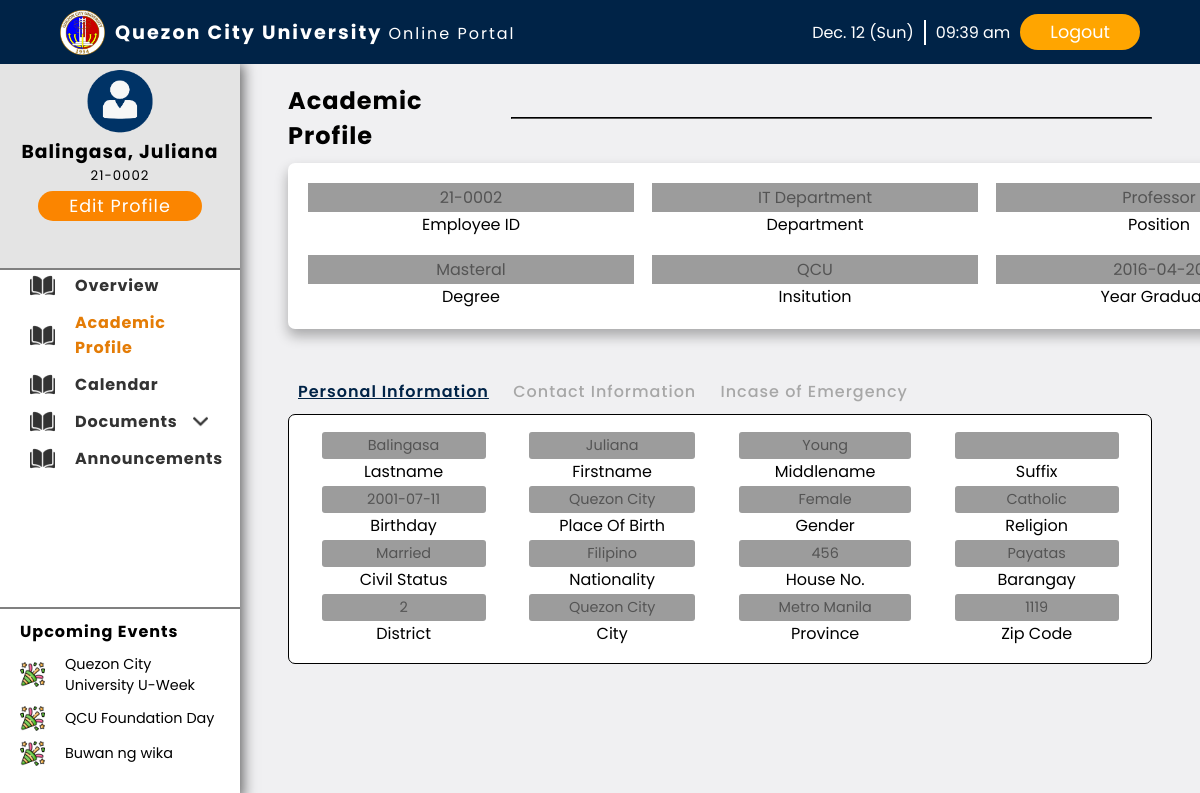
Screenshot of /Professor/profInfo.php (signed in) with the database file from the repository.
### tables this page shows
CREATE TABLE `professor_account` (
  `id` int(20) NOT NULL,
  `emp_id` varchar(20) NOT NULL,
  `password` varchar(16) NOT NULL,
  `email` varchar(255) NOT NULL,
  `fullname` varchar(55) NOT NULL,
  `profile` varchar(55) NOT NULL
);

CREATE TABLE `academic_profile` (
  `emp_id` varchar(10) NOT NULL,
  `DEPARTMENT` varchar(255) NOT NULL,
  `POSITION` varchar(255) NOT NULL,
  `EMPLOYMENT_STAT` varchar(255) NOT NULL,
  `DEGREE` varchar(255) NOT NULL,
  `INSTITUTION` varchar(255) NOT NULL,
  `YEAR GRADUATE` date NOT NULL,
  `FIELD` varchar(255) NOT NULL
);

CREATE TABLE `emergency_contact` (
  `emp_id` varchar(20) NOT NULL,
  `fullname` varchar(100) NOT NULL,
  `relation` varchar(50) NOT NULL,
  `contact_num` varchar(12) NOT NULL,
  `home_address` varchar(100) NOT NULL
);

CREATE TABLE `personal_info` (
  `emp_id` varchar(10) NOT NULL,
  `LNAME` varchar(255) NOT NULL,
  `FNAME` varchar(255) NOT NULL,
  `MNAME` varchar(255) NOT NULL,
  `SUFFIX` varchar(255) NOT NULL,
  `BIRTHDATE` date NOT NULL,
  `BIRTHPLACE` varchar(255) NOT NULL,
  `GENDER` varchar(255) NOT NULL,
  `RELIGION` varchar(255) NOT NULL,
  `CIVIL_STAT` varchar(255) NOT NULL,
  `NATIONALITY` varchar(255) NOT NULL,
  `HOUSE_NO` int(10) NOT NULL,
  `BARANGAY` varchar(255) NOT NULL,
  `DISTRICT` int(10) NOT NULL,
  `CITY` varchar(255) NOT NULL,
  `PROVINCE` varchar(255) NOT NULL,
  `ZIP` int(10) NOT NULL
);

### include/query.php (called while the page is built, shortened)
<?php
    include('../include/db.php');
    $empID = $_SESSION['empID'];
    $selProf = mysqli_query($profConn, "SELECT * FROM professor_portal.professor_account as a
    JOIN professor_portal.professor_account as b
    ON a.emp_id = b.emp_id
    WHERE b.emp_id = '$empID'");
    $prof = mysqli_fetch_assoc($selProf);
?>

### Professor/profInfo.php (the view, shortened to what this page needs)
<?php
    include('../include/query.php');
    include('../include/db.php');
    $empID = $_SESSION['empID'];
    $selProfInfo = mysqli_query($profConn, "SELECT * FROM `academic_profile` as ap
    JOIN `personal_info` as pf
    ON ap.emp_id = pf.emp_id
    JOIN `professor_contact` as pc
    ON ap.emp_id = pc.emp_id
    JOIN `emergency_contact` as ec
    ON ap.emp_id = ec.emp_id
    WHERE ap.emp_id = '$empID';");
    $profInfo = mysqli_fetch_array($selProfInfo);
?>
<!DOCTYPE html>
<html lang="en">
<head>
    <link rel="stylesheet" href="../style/profInterface-style.css">
</head>
<body>
    <?php include('../include/header.php'); ?>
    <div class="container">
        <section class ="admin-panel">
            <div class="prof-profile">
                <?php include('../include/sidebar.php') ?>
                <a href="editProfile.php" class="edit"> Edit Profile</a>
            </div>
            <div class="navigation">
                <ul>
                    <li> <a href="profInterface.php" > <img src="../icons/open-book.png" alt="">  overview </a> </li>
                    <li> <a href="./profInfo.php" class="selected"> <img src="../icons/open-book.png" alt="">  academic profile </a> </li>
                    <li> <a href="calendar.php"> <img src="../icons/open-book.png" alt=""> calendar </a> </li>
                    <li>
                        <a id="docu-btn">
                            <img src="../icons/open-book.png" alt="">
                            documents
                            <img src="../icons/down-arrow.png" id="drop-down">
                        </a>
                    </li>
                    <li> <a href="profAnnouncement.php"> <img src="../icons/open-book.png" alt=""> announcements </a> </li>
                </ul>
            </div>
            <div class="up-events">
                <h2>Upcoming Events</h2>
                <p><img src="../icons/party.png" alt="">Quezon City University U-Week</p>
                <p><img src="../icons/party.png" alt="">QCU Foundation Day</p>
                <p><img src="../icons/party.png" alt="">Buwan ng wika</p>
            </div>
        </section>
        <section class = "admin-container">
            <div class="prof-info-container">
                <div class="academic-profile">
                    <div class="title">
                        <h2> Academic Profile </h2>
                        <hr>
                    </div>
                    <table border="0">
                        <tr>
                            <td> <input type="text" value="<?=$profInfo['emp_id']?>" disabled> <br> <label for=" "> Employee ID </label></td>
                            <td> <input type="text" value="<?=$profInfo['DEPARTMENT']?>" disabled> <br> <label for=" "> Department </label></td>
                            <td> <input type="text" value="<?=$profInfo['POSITION']?>" disabled> <br> <label for=" "> Position </label></td>
                        </tr>
                        <tr>
                            <td> <input type="text" value="<?=$profInfo['DEGREE']?>" disabled> <br> <label for=" ">Degree</label></td>
                            <td> <input type="text" value="<?=$profInfo['INSTITUTION']?>" disabled> <br> <label for=" ">Insitution</label></td>
                            <td> <input type="text" value="<?=$profInfo['YEAR GRADUATE']?>" disabled> <br> <label for=" "> Year Graduate </label></td>
                        </tr>
                    </table>
                </div>
                <div class="prof-info">
                    <div class="header-info">
                        <button id="personal-btn"> Personal Information </button>
                        <button id="contact-btn"> Contact Information </button>
                        <button id="emergency-btn"> Incase of Emergency </button>
                    </div>
                    <div class="personal-info" id="personal-container">
                        <table>
                            <tr>
                                <td>
                                    <input type="text" name="" id="" value="<?=$profInfo['LNAME']?>" disabled> <br>
                                    <label for=""> Lastname </label>
                                </td>
                                <td>
                                    <input type="text" name="" id="" value="<?=$profInfo['FNAME']?>" disabled> <br>
                                    <label for=""> Firstname </label>
                                </td>
                                <td>
                                    <input type="text" name="" id="" value="<?=$profInfo['MNAME']?>" disabled> <br>
                                    <label for=""> Middlename </label>
                                </td>
                                <td>
                                    <input type="text" name="" id="" value=" <?=$profInfo['SUFFIX']?>" disabled> <br>
                                    <label for=""> Suffix </label>
                                </td>
                            </tr>
                            <tr>
                                <td>
                                    <input type="text" name="" id="" value="<?=$profInfo['BIRTHDATE']?>" disabled> <br>
                                    <label for=""> Birthday </label>
                                </td>
                                <td>
                                    <input type="text" name="" id="" value="<?=$profInfo['BIRTHPLACE']?>" disabled> <br>
                                    <label for=""> Place of Birth </label>
                                </td>
                                <td>
                                    <input type="text" name="" id="" value="<?=$profInfo['GENDER']?>" disabled> <br>
                                    <label for=""> Gender </label>
                                </td>
                                <td>
                                    <input type="text" name="" id="" value="<?=$profInfo['RELIGION']?>" disabled> <br>
                                    <label for=""> Religion </label>
                                </td>
                            </tr>
                            <form action="../include/profInfo.php" method="POST">
                            <tr>
                                <td>
                                    <input type="text" name="address" id="" class="textAble" value="<?=$profInfo['CIVIL_STAT']?>" disabled style = "width:80%"> <br>
                                    <label for=""> Civil Status </label>
                                </td>
                                <td>
                                    <input type="text" name="" id="" value="<?=$profInfo['NATIONALITY']?>" disabled> <br>
                                    <label for=""> Nationality </label>
                                </td>
                                <td>
                                    <input type="text" name="rel" id="" class="textAble" value="<?=$profInfo['HOUSE_NO']?>" disabled> <br>
                                    <label for=""> House No. </label>
                                </td>
                                <td>
                                    <input type="text" name="height" id="" class="textAble" value="<?=$profInfo['BARANGAY']?>" disabled> <br>
                                    <label for=""> Barangay </label>
                                </td>
                            </tr>
                            <tr>
                                <td>
                                    <input type="text" name="weight" id="" class="textAble" value="<?=$profInfo['DISTRICT']?>" disabled>  <br>
                                    <label for=""> District </label>
                                </td>
                                <td>
                                    <input type="text" name="bt" id="" value="<?=$profInfo['CITY']?>" disabled> <br>
                                    <label for=""> City </label>
                                </td>
                                <td>
                                    <input type="text" name="bt" id="" value="<?=$profInfo['PROVINCE']?>" disabled> <br>
                                    <label for=""> Province </label>
                                </td>
                                <td>
                                    <input type="text" name="bt" id="" value="<?=$profInfo['ZIP']?>" disabled> <br>
                                    <label for=""> Zip Code </label>
                                </td>
                            </tr>
                        </table>
                    </div>
                </div>
            </div>
        </section>
    </div>
</body>
</html>

### include/sidebar.php
<?php include('query.php'); ?>
<div class="profile">
    <img src="../profile/<?=$prof['profile']?>" alt="">
    <div class="prof-name">
        <h3> <?=$prof['fullname']?> </h3>
        <h5> <?=$prof['emp_id']?></h5>
    </div>
</div>

### rows the page displays
professor_account: profile (placeholder picture), fullname "Balingasa, Juliana", emp "21-0002"
academic_profile: emp_id "21-0002", DEPARTMENT "IT Department", POSITION "Professor", DEGREE "Masteral", INSTITUTION "QCU", YEAR GRADUATE "2016-04-20", LNAME "Balingasa", FNAME "Juliana", MNAME "Young", BIRTHDATE "2001-07-11", BIRTHPLACE "Quezon City", GENDER "Female", RELIGION "Catholic", address "Married", NATIONALITY "Filipino", rel "456", height "Payatas", weight "2", bt "Quezon City", bt "Metro Manila", bt "1119"
